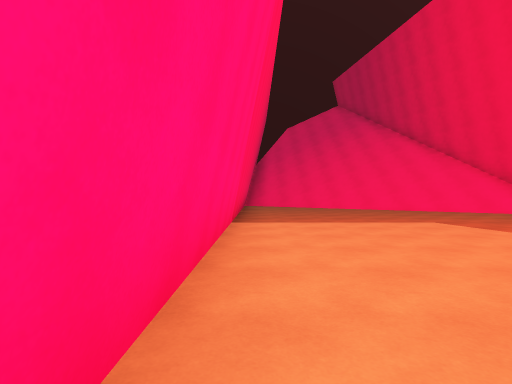
[1] (above)

17 first-person views from a walk through a scene from a Unity 3-D project. The camera is 1.3 m above the floor, looks level and sees 80° across. The floor is counted in squares, 2 m on a side. Each view is taken from the middle of a square. On the plan, view 1 faces up. The plan holds only what a view shows up to about 10 squares ahead; the rest is blank. The place goes on beyond the plan.

[2]
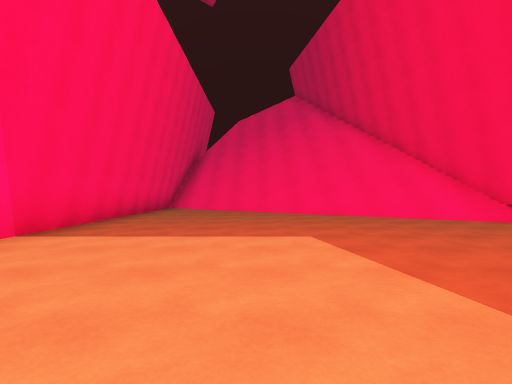

[3]
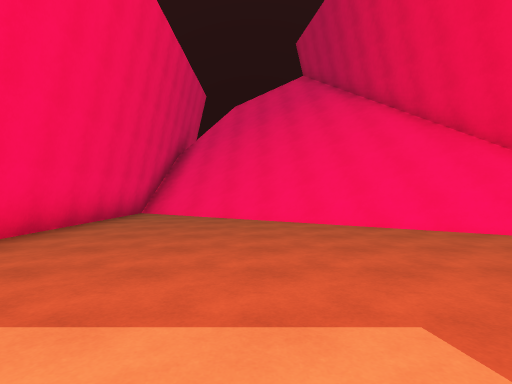

[4]
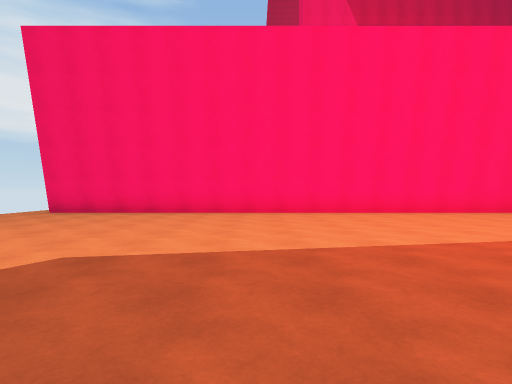

[5]
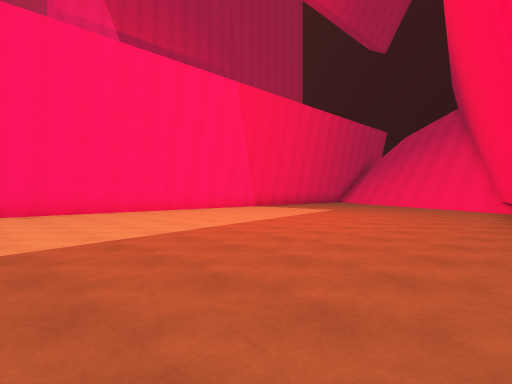

[6]
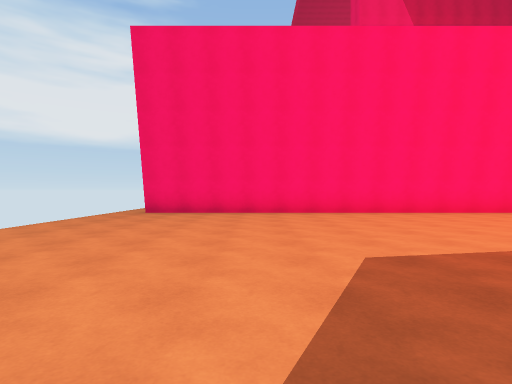

[7]
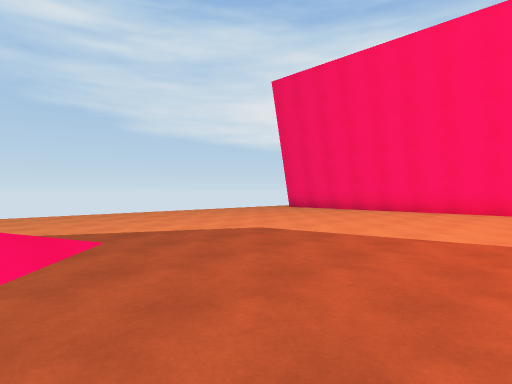

[8]
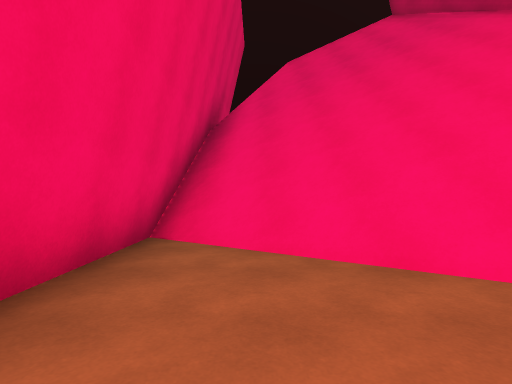

[9]
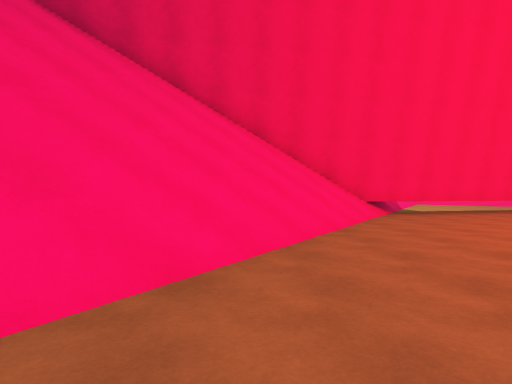

[10]
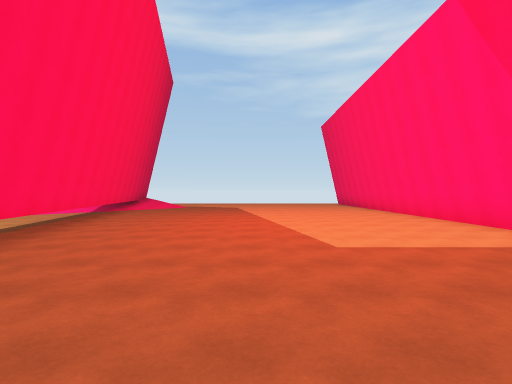

[11]
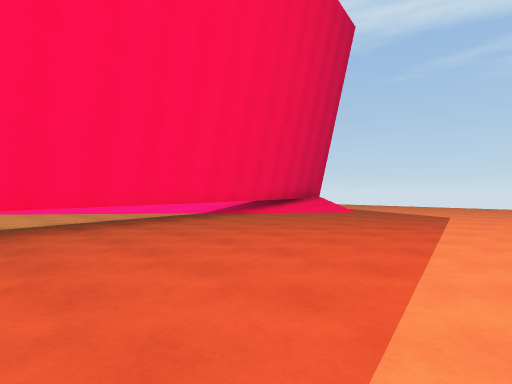

[12]
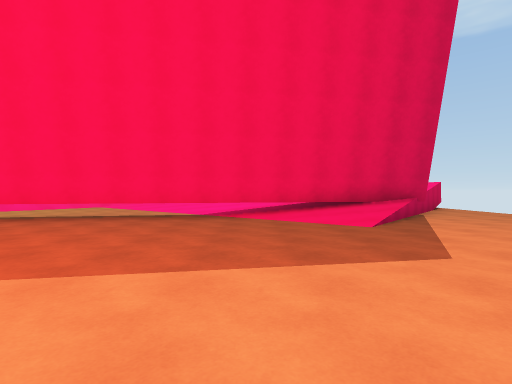

[13]
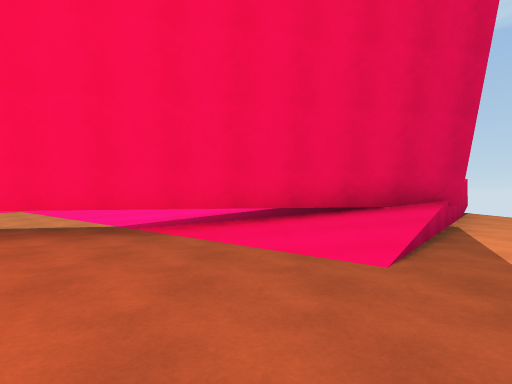

[14]
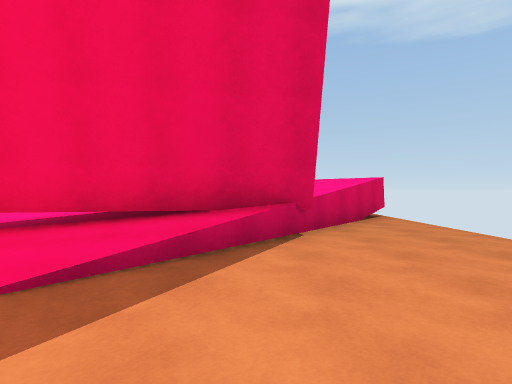

[15]
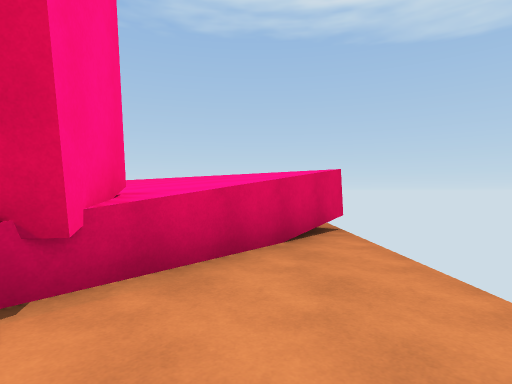

[16]
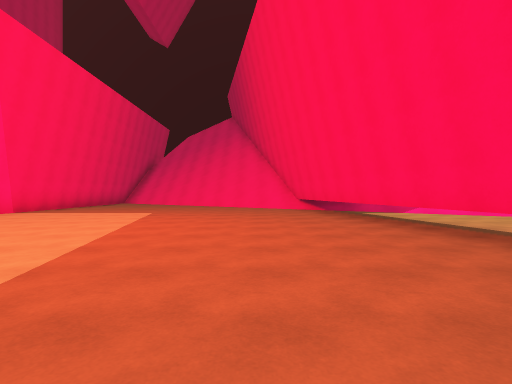

[17]
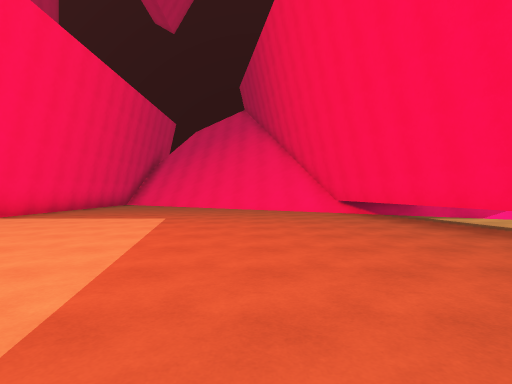

### Floor plan
Key: @ floor where view 1 was taken; # wall or solid block; . floor; / step, stairs or slope; = window, fence, low wall or low ledge; ^ raised ledge; v drop or lower ground.
Columns run from 1 left of view 1 to 17 right of it. Each row starts with its distance up from view 1.
 20  #######
 19  #v////#
 18  #/////#
 17  #/////##
 16 ##//////#
 15 #///////#
 14 #///////#
 13 #../////##
 12 #.../////#
 11 #.....///#
 10 #......//##
  9 #......../#
  8 #.........##
  7 #.........# ^^
  6 #.........##^^^
  5 #..........# ^^^
  4 #..........# ^^ ^^
  3 #..........# ^^^^^
  2 #..........# ^^^^^
  1 #..........##^^^^
  0 #@..........#^^^
 -1 #...........# ^^
 -2 #...........# ^^
 -3 #...........# ^
 -4 #........../# ^
 -5 #.........//##
 -6 #..........//#    ^
 -7 #...........=# ^^^^
 -8 #............^^^^^
 -9 #..............^^
-10 ................#
-11                 #

Where each view was taken, in squares from view 1:
view 1: 0 up, 0 right, facing up
view 2: 2 up, 3 right, facing up
view 3: 5 up, 3 right, facing up
view 4: 3 down, 9 right, facing left
view 5: 4 down, 10 right, facing up-left
view 6: 6 down, 9 right, facing left
view 7: 1 down, 10 right, facing down-left
view 8: 10 up, 1 right, facing up
view 9: 12 up, 0 right, facing right
view 10: 11 up, 5 right, facing down
view 11: 4 up, 4 right, facing down-right
view 12: 3 down, 3 right, facing right
view 13: 4 down, 6 right, facing right
view 14: 7 down, 7 right, facing right
view 15: 9 down, 10 right, facing right
view 16: 3 down, 7 right, facing up
view 17: 1 down, 6 right, facing up
